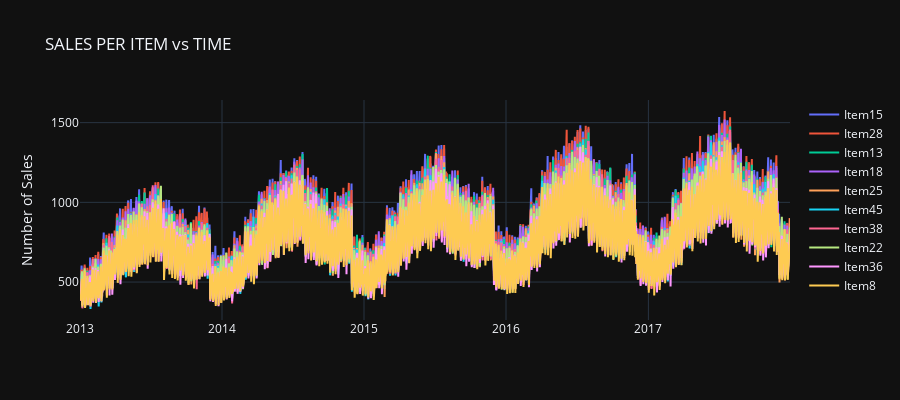

This figure's notebook cell:
### Code cell
fig = go.Figure()

for i in top_10_items.index:
    sales = sales_per_item[sales_per_item['item'] ==(i)].groupby('date')['sales'].sum()
    fig.add_trace(go.Scatter(x=sales.index, y=sales.values, name = ('Item' + str(i))))

fig.update_layout(title='SALES PER ITEM vs TIME', template='plotly_dark', height=400)
fig.update_yaxes(title='Number of Sales')
fig.show()

### Figure 1 — Plotly figure (JSON) as saved in the notebook; plotly's stock layout.template omitted (floating-point values rounded to 4 significant figures; data arrays with more than 128 entries replaced by an {"elided": "..."} marker saying what was removed)
{"data": [{"name": "Item15", "type": "scatter", "x": {"elided": "1826 str values"}, "y": {"elided": "1826 int values"}}, {"name": "Item28", "type": "scatter", "x": {"elided": "1826 str values"}, "y": {"elided": "1826 int values"}}, {"name": "Item13", "type": "scatter", "x": {"elided": "1826 str values"}, "y": {"elided": "1826 int values"}}, {"name": "Item18", "type": "scatter", "x": {"elided": "1826 str values"}, "y": {"elided": "1826 int values"}}, {"name": "Item25", "type": "scatter", "x": {"elided": "1826 str values"}, "y": {"elided": "1826 int values"}}, {"name": "Item45", "type": "scatter", "x": {"elided": "1826 str values"}, "y": {"elided": "1826 int values"}}, {"name": "Item38", "type": "scatter", "x": {"elided": "1826 str values"}, "y": {"elided": "1826 int values"}}, {"name": "Item22", "type": "scatter", "x": {"elided": "1826 str values"}, "y": {"elided": "1826 int values"}}, {"name": "Item36", "type": "scatter", "x": {"elided": "1826 str values"}, "y": {"elided": "1826 int values"}}, {"name": "Item8", "type": "scatter", "x": {"elided": "1826 str values"}, "y": {"elided": "1826 int values"}}], "layout": {"height": 400, "title": {"text": "SALES PER ITEM vs TIME"}, "yaxis": {"title": {"text": "Number of Sales"}}}}
